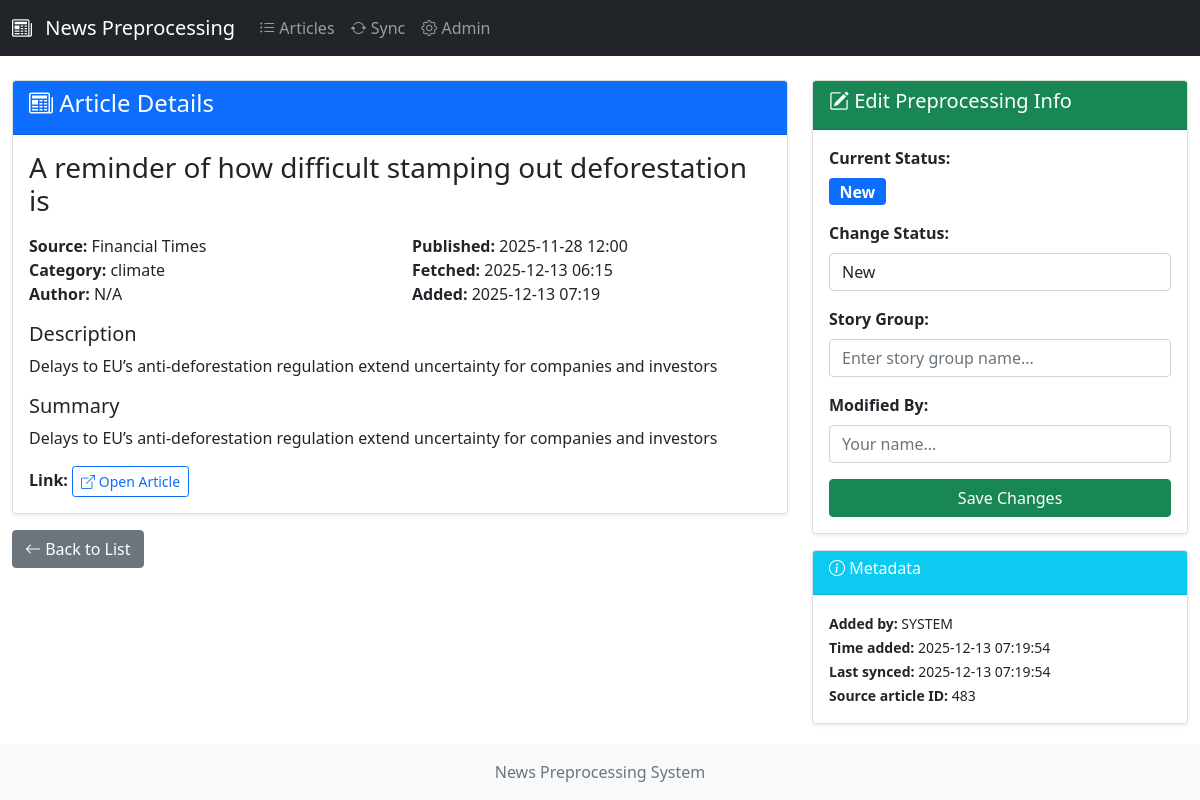
The page /article/303/ on the database its author committed.
### articles/models.py (models this page shows, shortened)
class PreprocessingArticle(models.Model):
    OUTCOME_CHOICES = [
        ('NEW', 'New'),
        ('processed', 'Processed'),
        ('rejected', 'Rejected'),
    ]
    title = models.TextField()
    link = models.TextField()
    description = models.TextField(blank=True)
    summary = models.TextField(blank=True)
    content = models.TextField(blank=True)
    source = models.CharField(max_length=200)
    category = models.CharField(max_length=100, blank=True)
    feed_url = models.TextField(blank=True)
    guid = models.TextField(blank=True)
    author = models.CharField(max_length=500, blank=True)
    published = models.DateTimeField(null=True, blank=True)
    fetched_at = models.DateTimeField(null=True, blank=True)
    time_added = models.DateTimeField(auto_now_add=True)
    added_by = models.CharField(max_length=100, default='SYSTEM')
    modified_by = models.CharField(max_length=100, blank=True)
    outcome = models.CharField(
        max_length=20,
        choices=OUTCOME_CHOICES,
        default='NEW'
    )
    storygroup = models.CharField(max_length=200, blank=True)
    source_article_id = models.IntegerField(null=True, blank=True, help_text='ID from news.db')
    last_synced = models.DateTimeField(auto_now=True)
    class Meta:
        ordering = ['-time_added']
        unique_together = [['title', 'source', 'published']]
        indexes = [
            models.Index(fields=['outcome']),
            models.Index(fields=['source']),
            models.Index(fields=['storygroup']),
            models.Index(fields=['time_added']),
        ]
    @property
    def outcome_badge_class(self):
        badges = {
            'NEW': 'badge-primary',
            'processed': 'badge-success',
            'rejected': 'badge-danger',
        }
        return badges.get(self.outcome, 'badge-secondary')

### articles/views.py (the view, shortened to what this page needs)
# urls.py: path('article/<int:pk>/', views.ArticleDetailView.as_view(), name='article_detail'),
class ArticleDetailView(DetailView):
    model = PreprocessingArticle
    template_name = 'articles/article_detail.html'
    context_object_name = 'article'
    def get_context_data(self, **kwargs):
        context = super().get_context_data(**kwargs)
        context['edit_form'] = ArticleEditForm(instance=self.object)
        return context

### articles/forms.py
class ArticleEditForm(forms.ModelForm):
    class Meta:
        model = PreprocessingArticle
        fields = ['outcome', 'storygroup', 'modified_by']
        widgets = {
            'outcome': forms.Select(attrs={'class': 'form-control'}),
            'storygroup': forms.TextInput(attrs={
                'class': 'form-control',
                'placeholder': 'Enter story group name...'
            }),
            'modified_by': forms.TextInput(attrs={
                'class': 'form-control',
                'placeholder': 'Your name...'
            }),
        }
    def __init__(self, *args, **kwargs):
        super().__init__(*args, **kwargs)
        self.fields['modified_by'].required = False
        self.fields['storygroup'].required = False

### articles/templates/articles/article_detail.html (shortened to what this page needs)
{% extends 'articles/base.html' %}
{% block content %}
<div class="row">
    <div class="col-md-8">
        <div class="card">
            <div class="card-header bg-primary text-white">
                <h4><i class="bi bi-newspaper"></i> Article Details</h4>
            </div>
            <div class="card-body">
                <h3>{{ article.title }}</h3>
                <div class="row mt-3 mb-3">
                    <div class="col-md-6">
                        <strong>Source:</strong> {{ article.source }}<br>
                        <strong>Category:</strong> {{ article.category|default:"N/A" }}<br>
                        <strong>Author:</strong> {{ article.author|default:"N/A" }}<br>
                    </div>
                    <div class="col-md-6">
                        <strong>Published:</strong> {{ article.published|date:"Y-m-d H:i" }}<br>
                        <strong>Fetched:</strong> {{ article.fetched_at|date:"Y-m-d H:i" }}<br>
                        <strong>Added:</strong> {{ article.time_added|date:"Y-m-d H:i" }}<br>
                    </div>
                </div>
                {% if article.description %}
                <div class="mt-3">
                    <h5>Description</h5>
                    <p>{{ article.description }}</p>
                </div>
                {% endif %}
                {% if article.summary %}
                <div class="mt-3">
                    <h5>Summary</h5>
                    <p>{{ article.summary }}</p>
                </div>
                {% endif %}
                <div class="mt-3">
                    <strong>Link:</strong>
                    <a href="{{ article.link }}" target="_blank" class="btn btn-sm btn-outline-primary">
                        <i class="bi bi-box-arrow-up-right"></i> Open Article
                    </a>
                </div>
            </div>
        </div>
        <div class="mt-3">
            <a href="{% url 'article_list' %}" class="btn btn-secondary">
                <i class="bi bi-arrow-left"></i> Back to List
            </a>
        </div>
    </div>
    <div class="col-md-4">
        <div class="card">
            <div class="card-header bg-success text-white">
                <h5><i class="bi bi-pencil-square"></i> Edit Preprocessing Info</h5>
            </div>
            <div class="card-body">
                <form method="post">
                    <div class="mb-3">
                        <label class="form-label"><strong>Current Status:</strong></label>
                        <div>
                            <span class="badge {{ article.outcome_badge_class }} fs-6">
                                {{ article.get_outcome_display }}
                            </span>
                        </div>
                    </div>
                    <div class="mb-3">
                        <label for="{{ edit_form.outcome.id_for_label }}" class="form-label">
                            <strong>Change Status:</strong>
                        </label>
                        {{ edit_form.outcome }}
                    </div>
                    <div class="mb-3">
                        <label for="{{ edit_form.storygroup.id_for_label }}" class="form-label">
                            <strong>Story Group:</strong>
                        </label>
                        {{ edit_form.storygroup }}
                    </div>
                    <div class="mb-3">
                        <label for="{{ edit_form.modified_by.id_for_label }}" class="form-label">
                            <strong>Modified By:</strong>
                        </label>
                        {{ edit_form.modified_by }}
                    </div>
                    <button type="submit" class="btn btn-success w-100">
                        <i class="bi bi-check-circle"></i> Save Changes
                    </button>
                </form>
            </div>
        </div>
        <div class="card mt-3">
            <div class="card-header bg-info text-white">
                <h6><i class="bi bi-info-circle"></i> Metadata</h6>
            </div>
            <div class="card-body">
                <small>
                    <strong>Added by:</strong> {{ article.added_by }}<br>
                    <strong>Time added:</strong> {{ article.time_added|date:"Y-m-d H:i:s" }}<br>
                    <strong>Last synced:</strong> {{ article.last_synced|date:"Y-m-d H:i:s" }}<br>
                    {% if article.source_article_id %}
                    <strong>Source article ID:</strong> {{ article.source_article_id }}<br>
                    {% endif %}
                </small>
            </div>
        </div>
    </div>
</div>
{% endblock %}

### static/css/style.css (style rules this page uses)
body { min-height: 100vh; display: flex; flex-direction: column; }
.badge-primary { background-color: #0d6efd !important; }
.card { box-shadow: 0 0.125rem 0.25rem rgba(0, 0, 0, 0.075); transition: box-shadow 0.3s ease-in-out; }
.btn { margin-right: 0.25rem; }
.btn:last-child { margin-right: 0; }
.bi-check-circle { color: #198754; }

### rows shown on the page
PreprocessingArticle: title "A reminder of how difficult stamping out deforestation is", source "Financial Times", category "climate", author "N/A", published "2025-11-28 12:00", fetched_at "2025-12-13 06:15", time_added "2025-12-13 07:19", description "Delays to EU’s anti-deforestation regulation extend uncertainty for companies and investors", summary "Delays to EU’s anti-deforestation regulation extend uncertainty for companies and investors", outcome "New", added_by "SYSTEM", time_added "2025-12-13 07:19:54", last_synced "2025-12-13 07:19:54", source_article_id "483"
